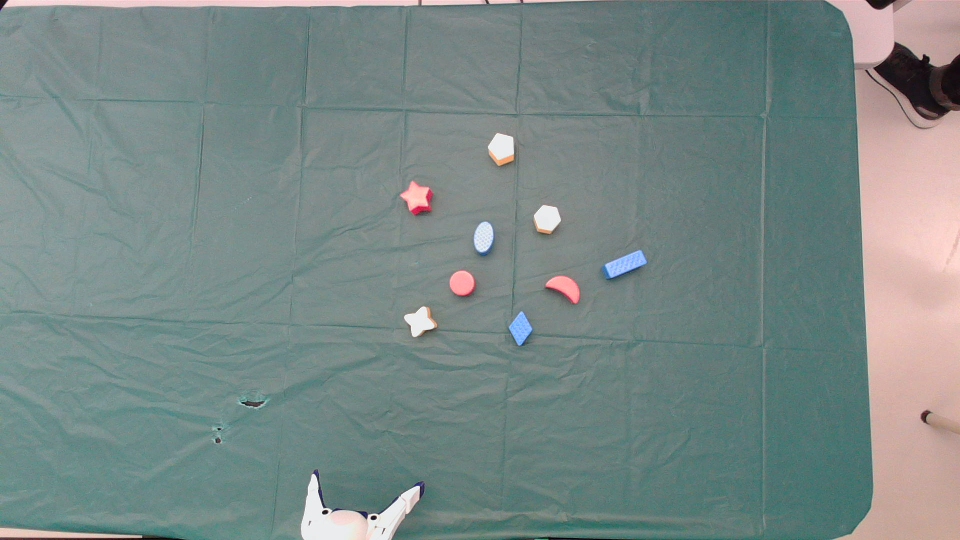
#> input picture Formation OpenCV/Photos/Green background/bloc_3.jpeg, 1920 x 1080 px, found by its file name (shown at 1/2 size)
$ python basics.py
#> lines starting #> are read from the running program, lines starting #| are printed output that depends on the picture
import cv2 as cv

# Reading Images
img = cv.imread('Photos/Green Background/bloc_3.jpeg') #read the image
#> img is the input picture: shape (1080, 1920, 3); mean B, G, R 134.1, 136.6, 120.9

# Converting to a grayscale
gray = cv.cvtColor(img, cv.COLOR_BGR2GRAY)
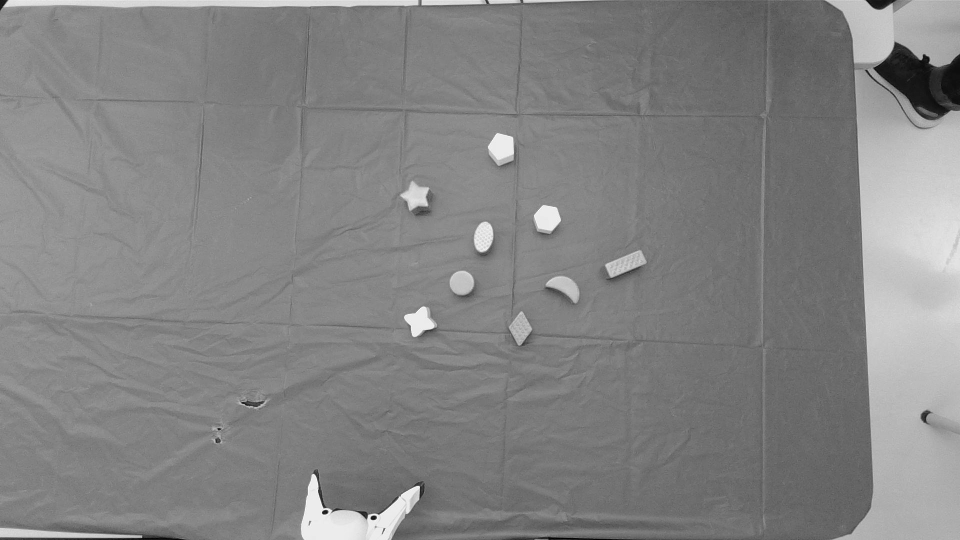
#> gray: shape (1080, 1920) (shown at 1/2 size); min 0, max 255, mean 131.6
cv.imshow('Gray', gray)

# Blur
blur = cv.GaussianBlur(img, (7,7), cv.BORDER_DEFAULT)
cv.imshow('Blur', blur)

# Edge Cascade
canny = cv.Canny(img, 125, 175)
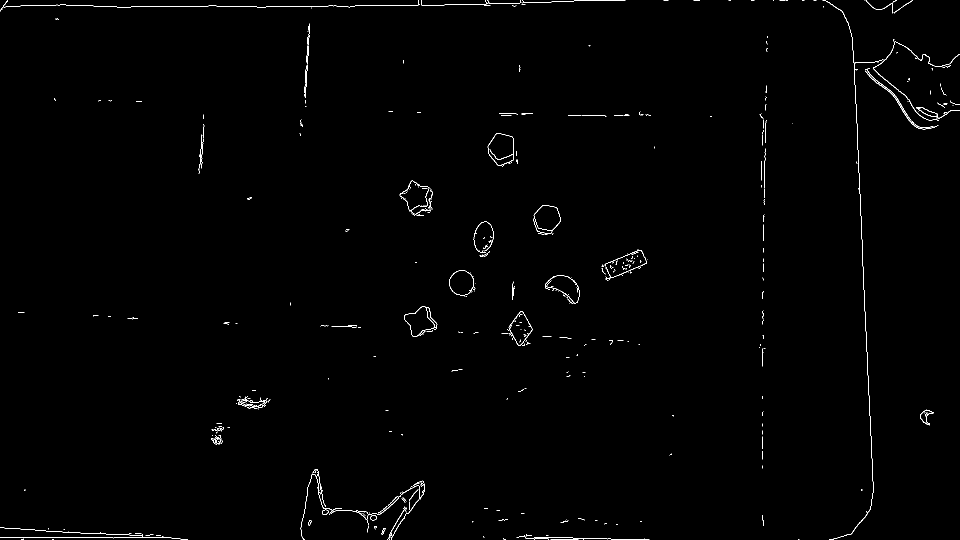
#> canny: shape (1080, 1920) (shown at 1/2 size); 0.61% white in thin lines or dots
cv.imshow('Canny Edges', canny)

# Dilating the image
dilated =cv.dilate(canny, (7,7), iterations=1)
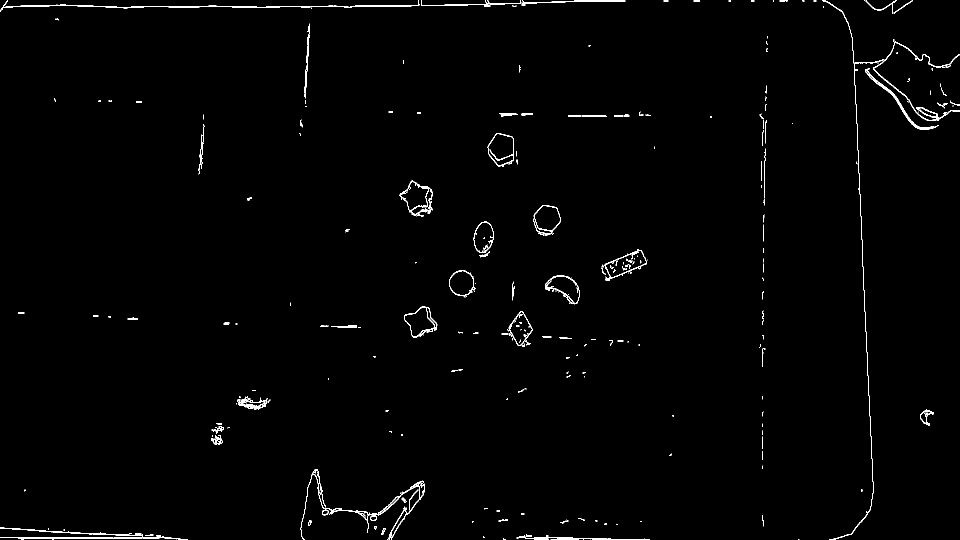
#> dilated: shape (1080, 1920) (shown at 1/2 size); 0.97% white in thin lines or dots
cv.imshow('Dilated', dilated)

# Eroding
eroded = cv.erode(dilated, (3,3), iterations=1)
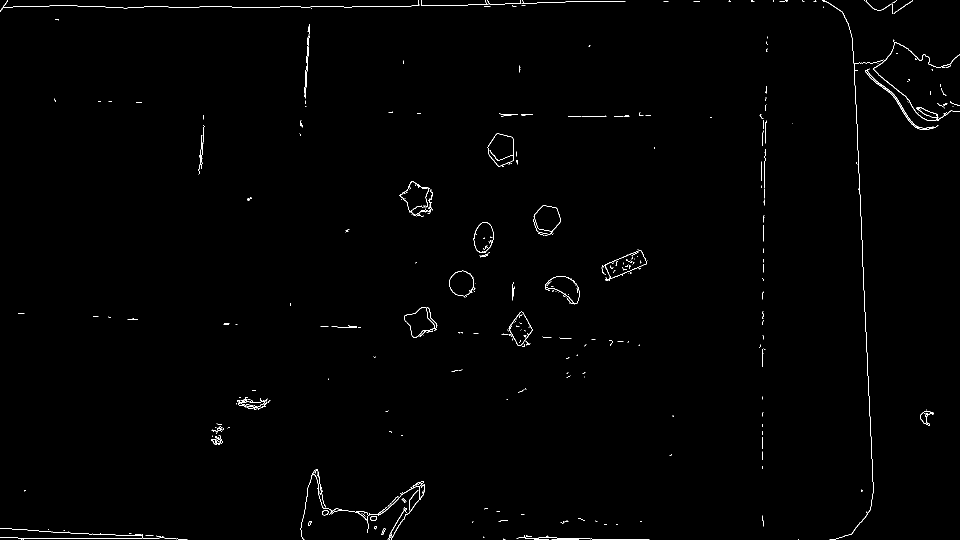
#> eroded: shape (1080, 1920) (shown at 1/2 size); 0.62% white in thin lines or dots
cv.imshow('Eroded', eroded)

# Resize
resized = cv.resize(img, (500,500))
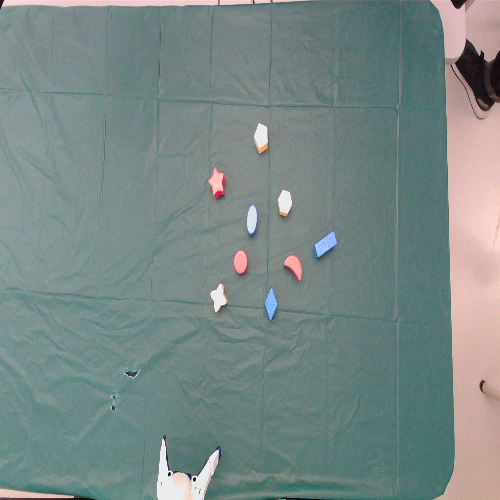
#> resized: shape (500, 500, 3); mean B, G, R 134, 136.5, 120.8
cv.imshow('Resized', resized)

# Cropping
cropped = img[50:200, 200:400]
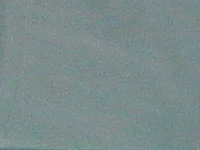
#> cropped: shape (150, 200, 3); mean B, G, R 139.5, 139.5, 122.7
cv.imshow('Cropped', cropped)

cv.waitKey(0)

$ run again, with Formation OpenCV/Photos/Brown background/bloc_3.jpeg copied over Formation OpenCV/Photos/Green background/bloc_3.jpeg
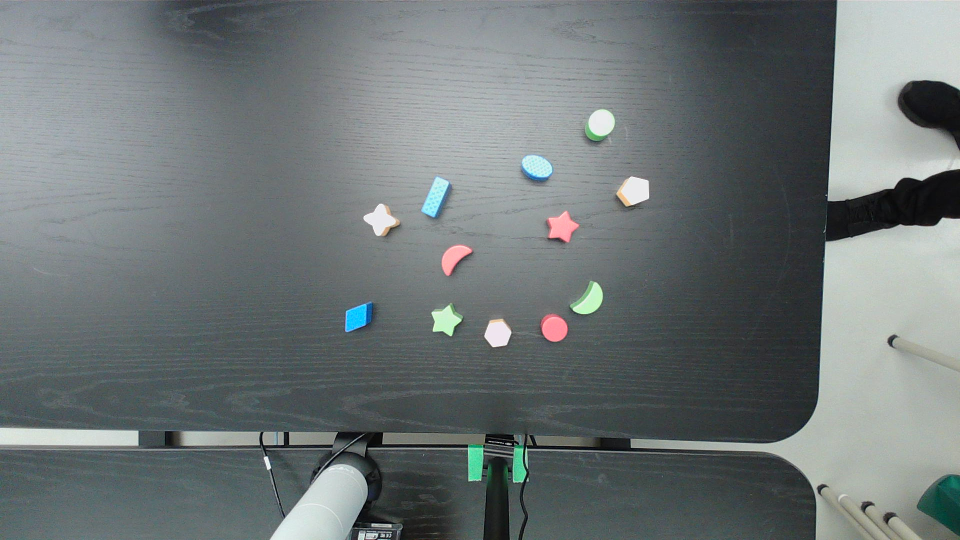
#> input picture Formation OpenCV/Photos/Brown background/bloc_3.jpeg, 1920 x 1080 px, found by its file name (shown at 1/2 size)
#> img is the input picture: shape (1080, 1920, 3); mean B, G, R 117.7, 117.2, 109.7
#> `canny = cv.Canny(img, 125, 175)`:
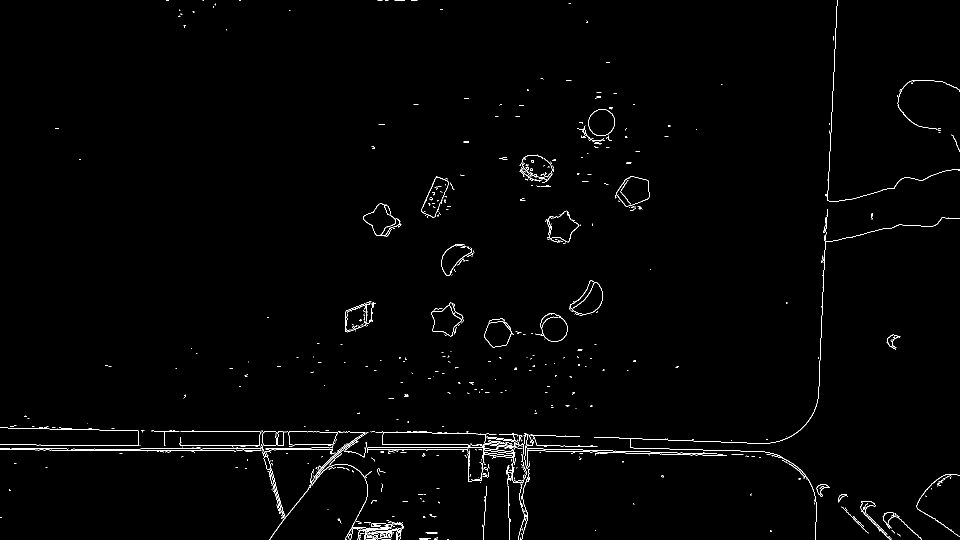
#> canny: shape (1080, 1920) (shown at 1/2 size); 1% white in thin lines or dots
#> dilated: shape (1080, 1920); 1.7% white in thin lines or dots
#> eroded: shape (1080, 1920); 1.1% white in thin lines or dots
#> `cropped = img[50:200, 200:400]`:
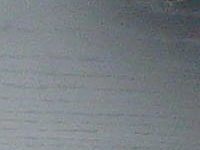
#> cropped: shape (150, 200, 3); mean B, G, R 130.9, 126.5, 120
